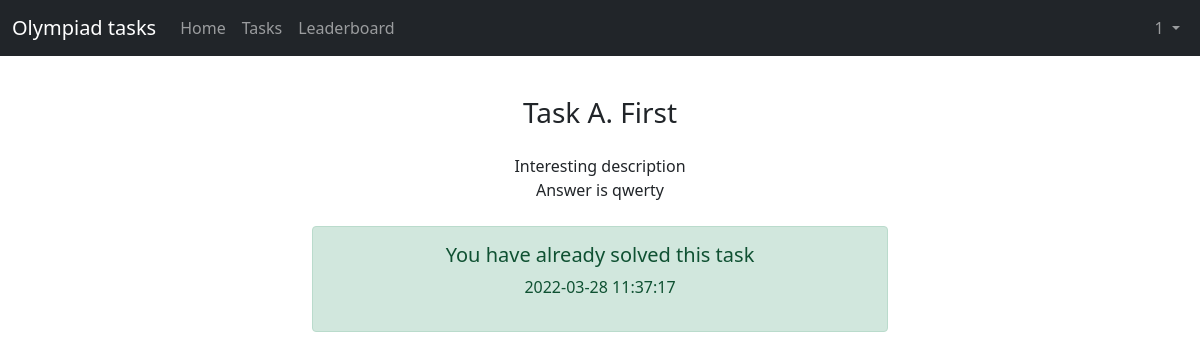
Page /tasks/1 (signed in) on the earlier database version.
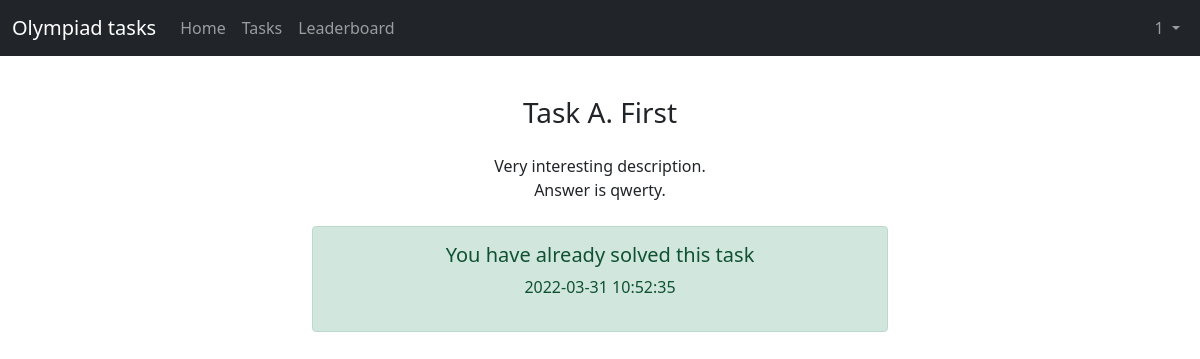
Same page on the later database version.
### models.py (models this page shows, shortened)
class Task(db.Model):
    id = db.Column(db.Integer, primary_key=True)
    name = db.Column(db.String(30), nullable=False)
    text = db.Column(db.Text, nullable=False)
    answer = db.Column(db.Text, nullable=False)

class Completed(db.Model):
    user_id = db.Column(db.Integer, ForeignKey(User.id), nullable=False)
    task_id = db.Column(db.Integer, ForeignKey(Task.id), nullable=False)
    time = db.Column(db.DateTime, server_default=func.now())
    __table_args__ = (PrimaryKeyConstraint(user_id, task_id),)

### routes.py (the view)
@blueprint.route('/tasks/<task_id>', methods=['GET', 'POST'])
def task(task_id):
    if 'user' not in session:
        return redirect('/login')
    else:
        olymp_task = Task.query.filter(Task.id == task_id).first()
        user = User.query.filter(User.name == session.get('user')).first()
        completed = Completed.query.filter(Completed.task_id == task_id,
                                           Completed.user_id == user.id).first()
        if request.method == 'POST':
            if completed:
                return 'You have already completed this task', 400
            answer = request.form.get('answer').strip()
            if not answer:
                return render_template('task.html', user=user.id, task=olymp_task,
                                       error='Write down your answer!')
            if olymp_task.answer == answer:
                db.session.add(Completed(user_id=user.id, task_id=task_id))
                db.session.commit()
                return redirect(f'/tasks/{task_id}')
            else:
                return render_template('task.html', user=user.id, task=olymp_task, answer=answer,
                                       error='Wrong answer!')
        else:
            return render_template('task.html', time=completed.time if completed else None, user=user.id,
                                   task=olymp_task)

### templates/task.html (shortened to what this page needs)
{% extends 'header.html' %}
{% block content %}
<div class="text-center p-4">
    <h3 class="m-3">{{task.name}}</h3>
    <p class="m-4" style="white-space: pre-line">{{task.text}}</p>
    {% if time is not none %}
    <div class="alert alert-success w-50 m-auto" role="alert">
        <h5>You have already solved this task</h5>
        <p>{{ time }}</p>
    </div>
    {% endif %}
</div>
{% endblock %}

Differences in the rows shown:
changed Task "Task A. First": text "Interesting description Answer is qwerty" → "Very interesting description. Answer is qwerty."
changed Completed: time "2022-03-28 11:37:17" → "2022-03-31 10:52:35"
